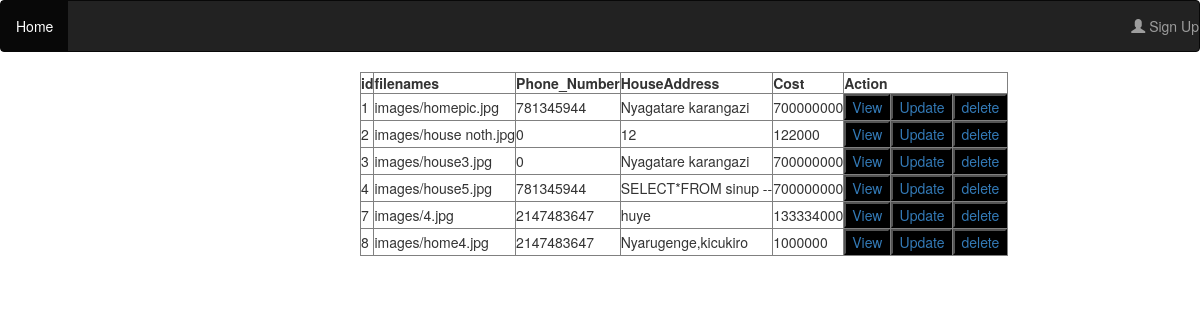
Page /action_south.php on the committed database.
### tables this page shows
CREATE TABLE `house_south` (
  `ID` int(11) NOT NULL,
  `filenames` varchar(255) NOT NULL,
  `Phone_Number` int(11) NOT NULL,
  `HouseAddress` varchar(255) NOT NULL,
  `Cost` int(11) NOT NULL,
  `Details` varchar(255) NOT NULL,
  `Done_at` timestamp NOT NULL DEFAULT current_timestamp() ON UPDATE current_timestamp()
);

### action_south.php (the view, shortened to what this page needs)
<?php include 'navigation bar.php';?>
<?php
$conn= mysqli_connect('localhost','root','','housing system');
$sql = "SELECT * FROM house_south";
$result = mysqli_query($conn,$sql);
if(!$result) {
echo "Something is wrong".mysqli_error($conn);}
else{?>
<table border="1" style="margin-left: 30%">
  <tr>
     <th>id</th>
 <th>filenames</th>
 <th>Phone_Number</th>
 <th>HouseAddress</th>
 <th>Cost</th>
 <th colspan="3">Action</th>
  </tr>
<?php
    while($row = mysqli_fetch_array($result)) {?>
<tr>
<td><?php echo $row["ID"]; ?></td>
   <td><?php echo $row["filenames"]; ?></td>
   <td><?php echo $row["Phone_Number"]; ?></td>
   <td><?php echo $row["HouseAddress"]; ?></td>
   <td><?php echo $row["Cost"]; ?></td>
<td><a href="view_Deatils_south.php?id=<?php echo $row['ID']; ?>"><button style="background-color:black;">View</a></button></td>
<td><a href="adUpdate.php"><button style="background-color:black;">Update</a></button></td>
<td><a href="userDelete_south.php?id=<?php echo $row['ID']; ?>"><button style="background-color:black;">delete</a></button></td>
</tr>
<?php
}
echo "</table>";
  }
?>

### rows in the picture
house_south: ID "1", filenames "images/homepic.jpg", Phone_Number "781345944", HouseAddress "Nyagatare karangazi", Cost "700000000"
house_south: ID "2", filenames "images/house noth.jpg", Phone_Number "0", HouseAddress "12", Cost "122000"
house_south: ID "3", filenames "images/house3.jpg", Phone_Number "0", HouseAddress "Nyagatare karangazi", Cost "700000000"
house_south: ID "4", filenames "images/house5.jpg", Phone_Number "781345944", HouseAddress "SELECT*FROM sinup --", Cost "700000000"
house_south: ID "7", filenames "images/4.jpg", Phone_Number "2147483647", HouseAddress "huye", Cost "133334000"
house_south: ID "8", filenames "images/home4.jpg", Phone_Number "2147483647", HouseAddress "Nyarugenge,kicukiro", Cost "1000000"
